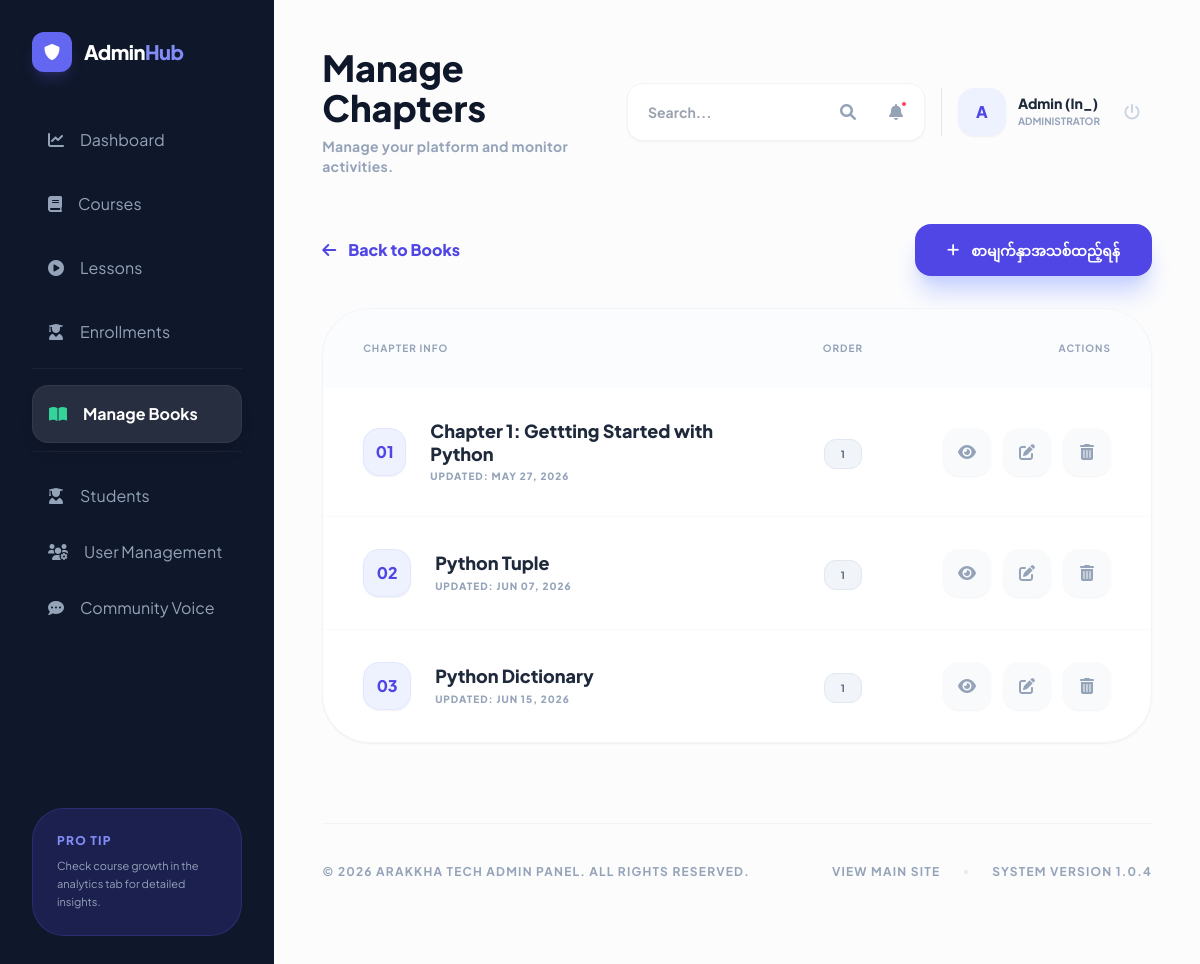
The app's page /docs/manage/2/chapters/ (signed in), older data.
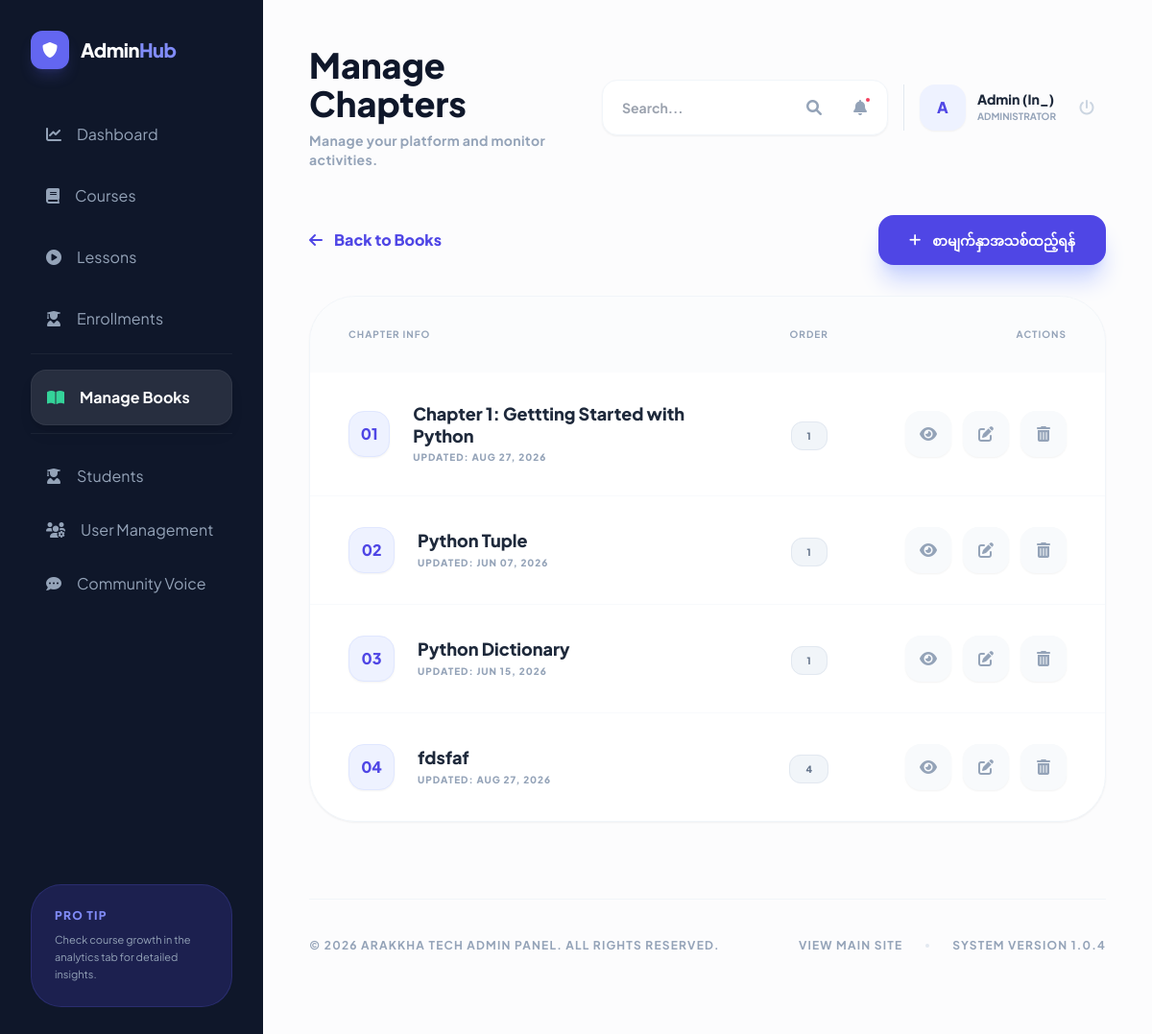
The same page, newer data.
### docs/models.py (models this page shows, shortened)
class Chapter(models.Model):
    book = models.ForeignKey(Book, on_delete=models.CASCADE, related_name='chapters')
    title = models.CharField(max_length=200)
    slug = models.SlugField(unique=True, blank=True)
    content = models.TextField(help_text="Markdown content is supported.")
    order = models.PositiveIntegerField(default=0)
    created_at = models.DateTimeField(auto_now_add=True)
    updated_at = models.DateTimeField(auto_now=True)
    class Meta:
        ordering = ['order', 'title']
    def get_absolute_url(self):
        return reverse('chapter_detail', kwargs={'book_slug': self.book.slug, 'slug': self.slug})

### docs/views.py (the view)
# urls.py: path('manage/<int:book_pk>/chapters/', views.manage_chapters, name='manage_chapters'),
@login_required
@user_passes_test(is_instructor)
def manage_chapters(request, book_pk):
    book = get_object_or_404(Book, pk=book_pk)
    if not can_manage_book(request.user, book):
        messages.error(request, "ဤစာအုပ်ကို ကြည့်ရှုခွင့်မရှိပါ။")
        return redirect('manage_books')
    chapters = book.chapters.all().order_by('order')
    return render(request, 'docs/management/manage_chapters.html', {'book': book, 'chapters': chapters})

### courses/context_processors.py (called while the page is built)
def user_roles(request):
    if request.user.is_authenticated:
        return {
            'is_admin_user': _is_admin(request.user),
            'is_instructor_user': _is_instructor(request.user),
            'user_role_label': (request.user.profile.role if hasattr(request.user, 'profile') else 'student')
        }
    return {
        'is_admin_user': False,
        'is_instructor_user': False,
        'user_role_label': 'guest'
    }

### courses/helpers.py (called while the page is built)
def is_admin(user):
    if user.is_superuser:
        return True
    if hasattr(user, 'profile'):
        return user.profile.role == 'admin'
    return False

def is_instructor(user):
    if user.is_superuser:
        return True
    if hasattr(user, 'profile'):
        return user.profile.role == 'instructor'
    return False

def can_manage_book(user, book):
    if is_admin(user):
        return True
    return book.author == user

### docs/templates/docs/management/manage_chapters.html (shortened to what the changed rows need)
{% extends 'base.html' %}
{% block content %}
<div class="min-h-screen bg-[#fcfcfd] flex flex-col lg:flex-row">
    <main class="flex-grow p-6 lg:p-12">
        {% include 'courses/admin_topbar_snippet.html' with title="Manage Chapters" subtitle=book.title %}
        <div class="bg-white rounded-[3rem] shadow-sm border border-slate-100 overflow-hidden" data-aos="fade-up">
            <div class="overflow-x-auto">
                <table class="w-full text-left">
                    <thead class="text-slate-400 text-[10px] uppercase tracking-widest font-black bg-slate-50/50">
                        <tr>
                            <th class="px-10 py-8">Chapter Info</th>
                            <th class="px-10 py-8 text-center">Order</th>
                            <th class="px-10 py-8 text-right">Actions</th>
                        </tr>
                    </thead>
                    <tbody class="divide-y divide-slate-50">
                        {% for chapter in chapters %}
                        <tr class="group hover:bg-slate-50/30 transition-all">
                            <td class="px-10 py-8">
                                <div class="flex items-center">
                                    <div class="w-12 h-12 rounded-2xl bg-indigo-50 flex items-center justify-center text-indigo-600 font-black mr-6 shadow-sm border border-indigo-100">
                                        {{ forloop.counter|stringformat:"02d" }}
                                    </div>
                                    <div>
                                        <p class="font-black text-slate-800 text-lg group-hover:text-indigo-600 transition-colors leading-tight">{{ chapter.title }}</p>
                                        <p class="text-[10px] font-black text-slate-400 uppercase tracking-widest mt-1">Updated: {{ chapter.updated_at|date:"M d, Y" }}</p>
                                    </div>
                                </div>
                            </td>
                            <td class="px-10 py-8 text-center">
                                <span class="bg-slate-100 text-slate-500 text-[10px] font-black px-4 py-2 rounded-xl border border-slate-200">{{ chapter.order }}</span>
                            </td>
                            <td class="px-10 py-8 text-right">
                                <div class="flex items-center justify-end space-x-3">
                                    <a href="{{ chapter.get_absolute_url }}" target="_blank" class="w-12 h-12 rounded-2xl bg-slate-50 text-slate-400 flex items-center justify-center hover:bg-emerald-50 hover:text-emerald-600 transition-all shadow-sm">
                                        <i class="fas fa-eye"></i>
                                    </a>
                                    <a href="{% url 'edit_chapter' chapter.pk %}" class="w-12 h-12 rounded-2xl bg-slate-50 text-slate-400 flex items-center justify-center hover:bg-indigo-50 hover:text-indigo-600 transition-all shadow-sm">
                                        <i class="fas fa-edit"></i>
                                    </a>
                                    <a href="{% url 'delete_chapter' chapter.pk %}" class="w-12 h-12 rounded-2xl bg-slate-50 text-slate-400 flex items-center justify-center hover:bg-rose-50 hover:text-rose-600 transition-all shadow-sm">
                                        <i class="fas fa-trash-alt"></i>
                                    </a>
                                </div>
                            </td>
                        </tr>
                        {% empty %}
                        <tr><td colspan="3" class="px-10 py-32 text-center text-slate-400 font-black">No chapters found.</td></tr>
                        {% endfor %}
                    </tbody>
                </table>
            </div>
        </div>
    </main>
</div>
{% endblock %}

Row changes from the older to the newer data that the page shows:
changed Chapter "Chapter 1: Gettting Started with Python": updated_at "MAY 27, 2026" → "AUG 27, 2026"
added Chapter: title "fdsfaf", updated_at "AUG 27, 2026", order "4"
